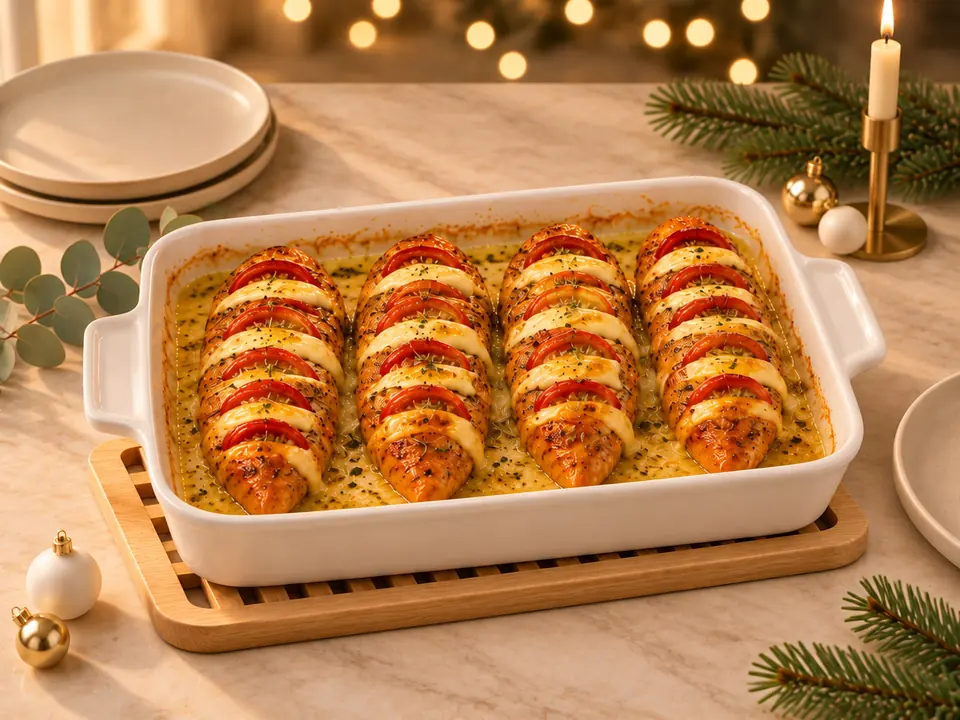
#> input picture img/photo/full/accordion.webp, 960 x 720 px, given in place of olivier.webp, which was not available
$ python release-art.py
#> lines starting #> are read from the running program, lines starting #| are printed output that depends on the picture
#!/usr/bin/env python3
"""Иконки, фавикон и сниппет для ВК и ОК из готовых фото блюд (img/photo, Higgsfield) + название кодом (Pillow).
Запуск из корня репозитория:  python3 -I tools/release-art.py
Кладёт в release/vk/: icons/icon-576|278|150|75.png, favicon-32.png, snippet-1120x630.png.
Иконка — без текста (требование площадки); название — только на сниппете."""
import os
from PIL import Image, ImageDraw, ImageFont, ImageFilter

ROOT = os.path.dirname(os.path.dirname(os.path.abspath(__file__)))
PH = os.path.join(ROOT, "img", "photo", "full")
OUT = os.path.join(ROOT, "release", "vk")
os.makedirs(os.path.join(OUT, "icons"), exist_ok=True)

RED, GREEN, GOLD, CREAM = (158, 43, 37), (46, 94, 69), (217, 164, 65), (255, 246, 228)
FONT_B = "/usr/share/fonts/truetype/dejavu/DejaVuSerif-Bold.ttf"
FONT_S = "/usr/share/fonts/truetype/dejavu/DejaVuSans-Bold.ttf"
FONT_R = "/usr/share/fonts/truetype/dejavu/DejaVuSans.ttf"


def photo(name):
#> called with name = 'olivier'
    return Image.open(os.path.join(PH, name + ".webp")).convert("RGB")
#> returned value is the input picture: PIL image 960x720 RGB; mean R, G, B 181.6, 128.1, 78.4


def crop_to(im, w, h, cx=0.5, cy=0.5):
    """Вырезать область w:h нужной пропорции вокруг центра (cx, cy) и подогнать размер."""
#> called with w = 1152, h = 1152, cx = 0.5, cy = 0.5
    iw, ih = im.size
#> iw = 960; ih = 720
    k = max(w / iw, h / ih)
#> k = 1.6
    nw, nh = int(iw * k + 0.5), int(ih * k + 0.5)
#> nw = 1536; nh = 1152
    im = im.resize((nw, nh), Image.LANCZOS)
    x = min(max(int(nw * cx - w / 2), 0), nw - w)
#> x = 192
    y = min(max(int(nh * cy - h / 2), 0), nh - h)
#> y = 0
    return im.crop((x, y, x + w, y + h))
#> returned value: PIL image 1152x1152 RGB


def font(path, size):
    return ImageFont.truetype(path, size)


# ---------- иконка: оливье в хрустальной салатнице, без текста ----------
def icon_master():
    n = 1152  # рисуем вдвое крупнее и сжимаем: ровнее края
    base = crop_to(photo("olivier"), n, n, 0.5, 0.5)
    # мягкая тёплая рамка-виньетка, чтобы иконка не расплывалась на фоне ленты ВК
    v = Image.new("L", (n, n), 0)
#> v: PIL image 1152x1152 L; every value is 0
    d = ImageDraw.Draw(v)
    d.rectangle((0, 0, n, n), fill=70)
    d.ellipse((-n * 0.15, -n * 0.15, n * 1.15, n * 1.15), fill=0)
    v = v.filter(ImageFilter.GaussianBlur(90))
    dark = Image.new("RGB", (n, n), (70, 18, 16))
    base = Image.composite(dark, base, v)
    return base


def save_icons():
    m = icon_master()
    for s in (576, 278, 150, 75):
        m.resize((s, s), Image.LANCZOS).save(os.path.join(OUT, "icons", "icon-%d.png" % s), optimize=True)


# ---------- фавикон 32×32: красный фон, зелёная ёлка, золотая звезда ----------
def save_favicon():
    k = 16  # рисуем в 512 и сжимаем
    n = 32 * k
    im = Image.new("RGB", (n, n), RED)
#> im: PIL image 512x512 RGB
    d = ImageDraw.Draw(im)
    d.rounded_rectangle((0, 0, n - 1, n - 1), radius=7 * k, fill=RED)

    def tier(top, bot, half):
        d.polygon([(16 * k, top * k), ((16 - half) * k, bot * k), ((16 + half) * k, bot * k)], fill=(86, 160, 118))

    tier(5, 14, 6)
    tier(10, 20, 8)
    tier(15, 26, 10)
    d.rectangle((14 * k, 26 * k, 18 * k, 29.5 * k), fill=(122, 74, 42))
    # звезда
    cx, cy, R, r = 16 * k, 4.2 * k, 3.2 * k, 1.35 * k
    import math
    pts = []
    for i in range(10):
        a = -math.pi / 2 + i * math.pi / 5
        rad = R if i % 2 == 0 else r
        pts.append((cx + rad * math.cos(a), cy + rad * math.sin(a)))
    d.polygon(pts, fill=GOLD)
    im.resize((32, 32), Image.LANCZOS).save(os.path.join(OUT, "favicon-32.png"), optimize=True)


# ---------- сниппет 1120×630: слева название, справа два фото ----------
def text_shadow(d, xy, txt, f, fill, off=3):
    x, y = xy
    d.text((x + off, y + off), txt, font=f, fill=(60, 12, 10))
    d.text((x, y), txt, font=f, fill=fill)


def save_snippet():
    W, H, PW = 1120, 630, 600
    im = Image.new("RGB", (W, H), RED)
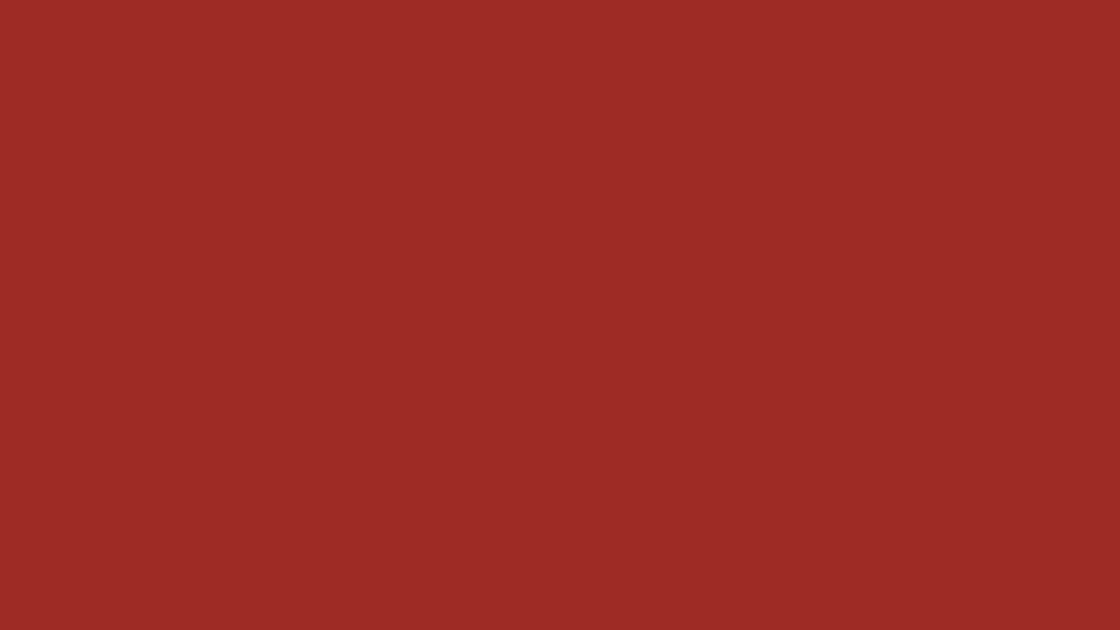
#> im: PIL image 1120x630 RGB; mean R, G, B 158, 43, 37
    # фото справа: два кадра друг над другом
    r1 = crop_to(photo("olivier"), W - PW, H // 2, 0.5, 0.45)
    r2 = crop_to(photo("buche"), W - PW, H - H // 2, 0.5, 0.5)
#> call 3 of photo, with name = 'buche'
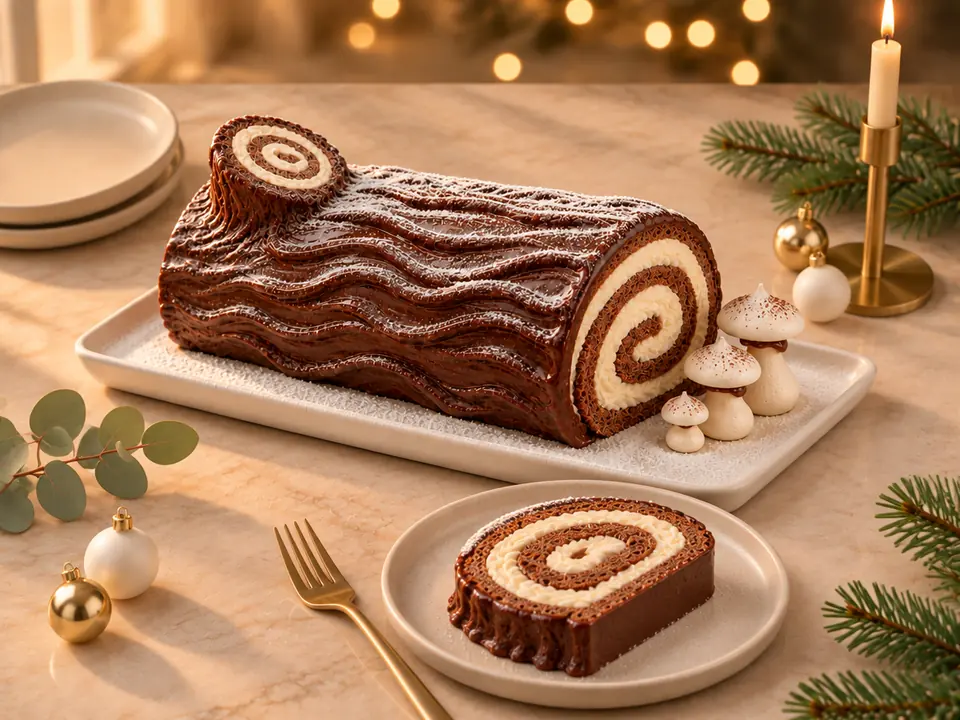
#> input picture img/photo/full/buche.webp, 960 x 720 px
#> in photo, returned value is the input picture: PIL image 960x720 RGB; mean R, G, B 167.9, 124.1, 88.8
#> call 3 of crop_to, with w = 520, h = 315, cx = 0.5, cy = 0.5
#> in crop_to (call 3), `y = min(max(int(nh * cy - h / 2), 0), nh - h)`: y = 37
#> in crop_to (call 3), `return im.crop((x, y, x + w, y + h))`:
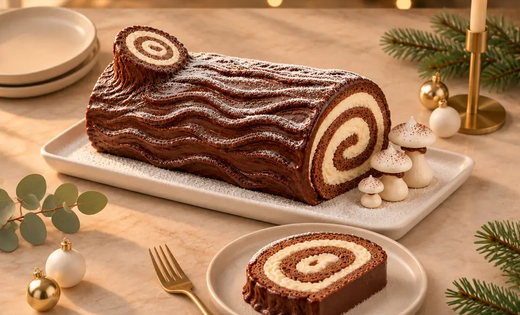
#> returned value: PIL image 520x315 RGB; mean R, G, B 169.6, 125.7, 91.8
    im.paste(r1, (PW, 0))
#> im: PIL image 1120x630 RGB
    im.paste(r2, (PW, H // 2))
    d = ImageDraw.Draw(im)
    d.rectangle((PW, H // 2 - 3, W, H // 2 + 3), fill=CREAM)
    # красная плашка слева, плавно переходящая в фото
    panel = Image.new("RGB", (PW + 80, H), RED)
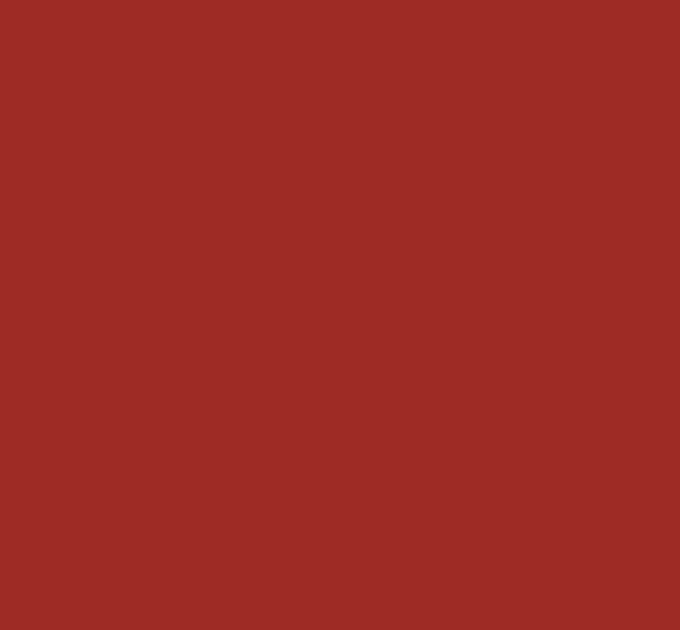
#> panel: PIL image 680x630 RGB; mean R, G, B 158, 43, 37
    # лёгкий градиент для глубины
    g = Image.new("L", (1, H))
    for y in range(H):
        g.putpixel((0, y), int(70 * y / H))
    g = g.resize((PW + 80, H))
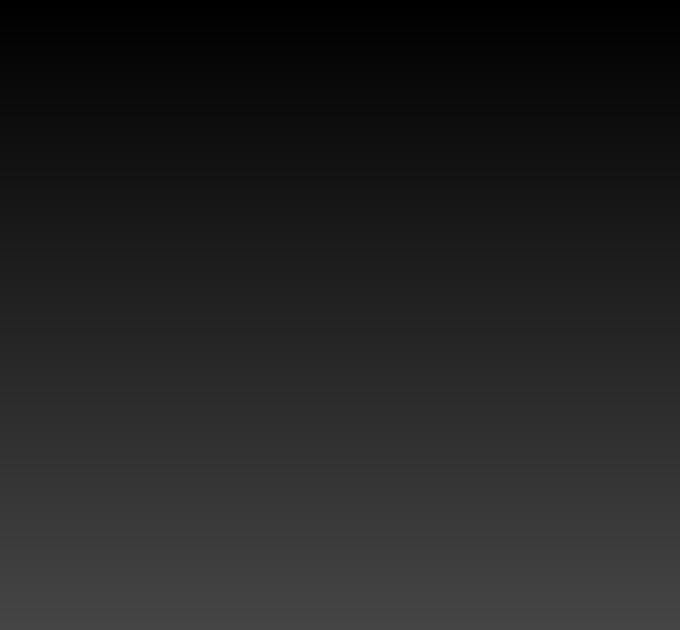
#> g: PIL image 680x630 L; min 0, max 69, mean 34.5
    panel = Image.composite(Image.new("RGB", (PW + 80, H), (96, 22, 20)), panel, g)
    mask = Image.new("L", (PW + 80, H), 255)
#> mask: PIL image 680x630 L; every value is 255
    md = ImageDraw.Draw(mask)
    for i in range(80):
        md.line([(PW + i, 0), (PW + i, H)], fill=int(255 * (1 - i / 80)))
    im.paste(panel, (0, 0), mask)
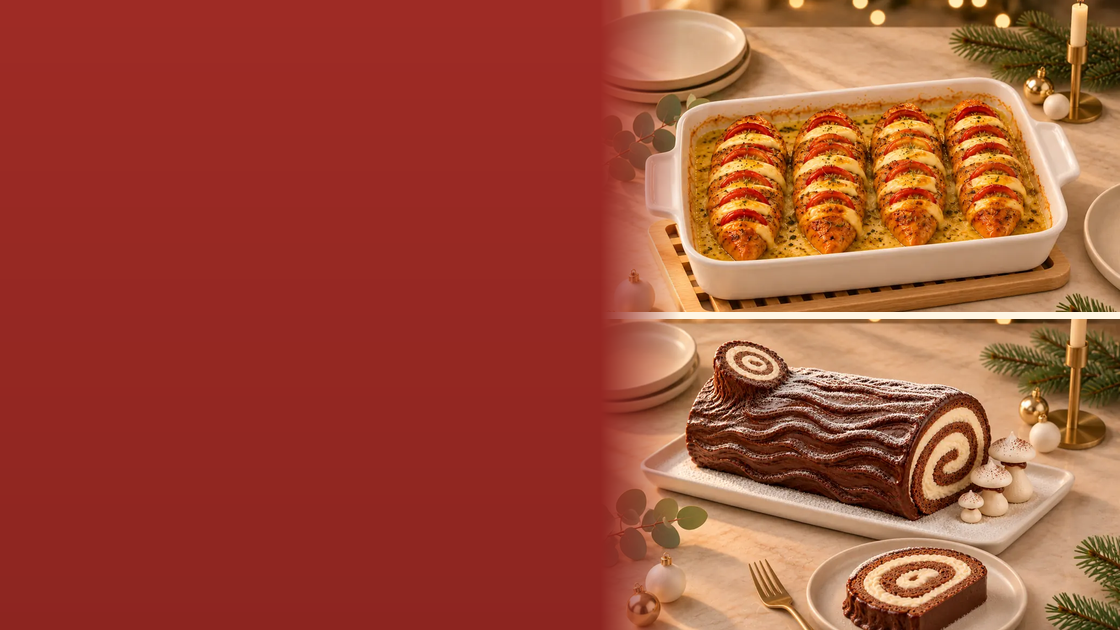
#> im: PIL image 1120x630 RGB; mean R, G, B 160.7, 76.6, 55.3
    d = ImageDraw.Draw(im)
    # узор-гирлянда сверху слева
    for i, x in enumerate(range(40, PW - 10, 56)):
        d.ellipse((x, 28, x + 16, 44), fill=GOLD if i % 2 == 0 else (86, 160, 118))
    d.line([(36, 24), (PW - 20, 24)], fill=CREAM, width=2)
    fh = font(FONT_B, 74)
    text_shadow(d, (46, 120), "Новогодний", fh, CREAM)
    text_shadow(d, (46, 206), "стол", fh, (255, 214, 130))
    fs = font(FONT_S, 40)
    d.text((50, 346), "Рецепты по шагам", font=fs, fill=CREAM)
    fm = font(FONT_R, 27)
    d.text((50, 410), "40 рецептов  ·  фото каждого шага", font=fm, fill=(255, 232, 200))
    d.text((50, 452), "меню и список покупок", font=fm, fill=(255, 232, 200))
    # кнопка-плашка
    d.rounded_rectangle((46, 520, 46 + 420, 520 + 66), radius=33, fill=GOLD)
    fb = font(FONT_S, 31)
    tw = d.textlength("Выбрать рецепт", font=fb)
#> tw = 291.4
    d.text((46 + (420 - tw) / 2, 520 + 14), "Выбрать рецепт", font=fb, fill=(70, 20, 16))
    im.save(os.path.join(OUT, "snippet-1120x630.png"), optimize=True)
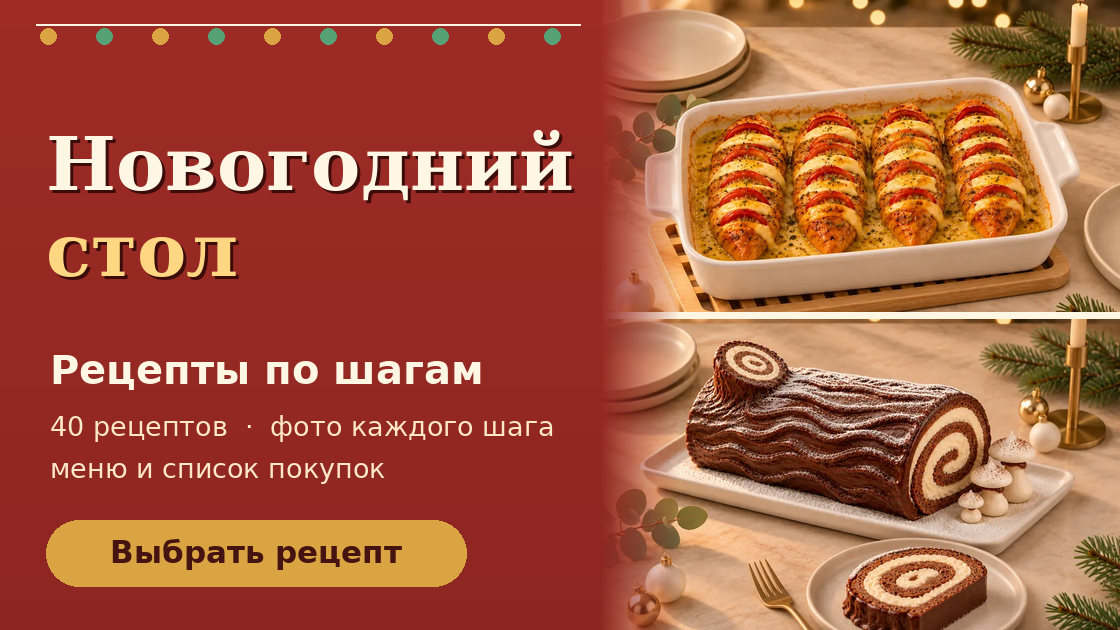
#> saved as snippet-1120x630.png: PIL image 1120x630 RGB; mean R, G, B 166, 88.1, 62.6


if __name__ == "__main__":
    save_icons()
    save_favicon()
    save_snippet()
    print("готово:", OUT)
#| готово: release/vk
